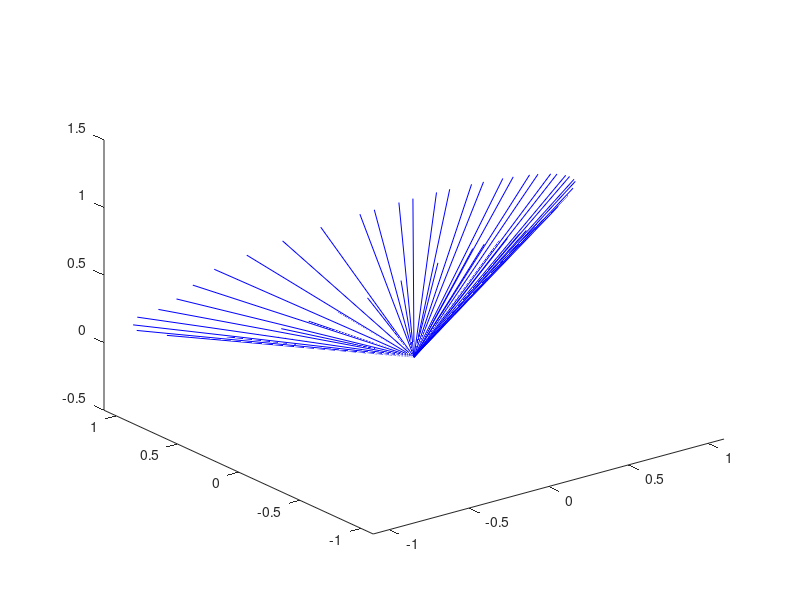

MATLAB code to generate this figure:
vec = [1 1 0; ... % x
       0 0 0];

theta = 2*pi/50;
Ry = [cos(theta) 0 sin(theta); ...
     0           1          0;...
     -sin(theta)  0 cos(theta)];
Rx = [cos(theta) -sin(theta) 0; ...
     sin(theta) cos(theta) 0;...
     0 0 1];

for t = 1:50
    
    vec = vec*Ry*Rx;
    plot3(vec(:,1), vec(:,2), vec(:,3), 'b')
    xlim([-1.1 1.1])
    ylim([-1.1 1.1])
    hold on
    pause(0.25)
end